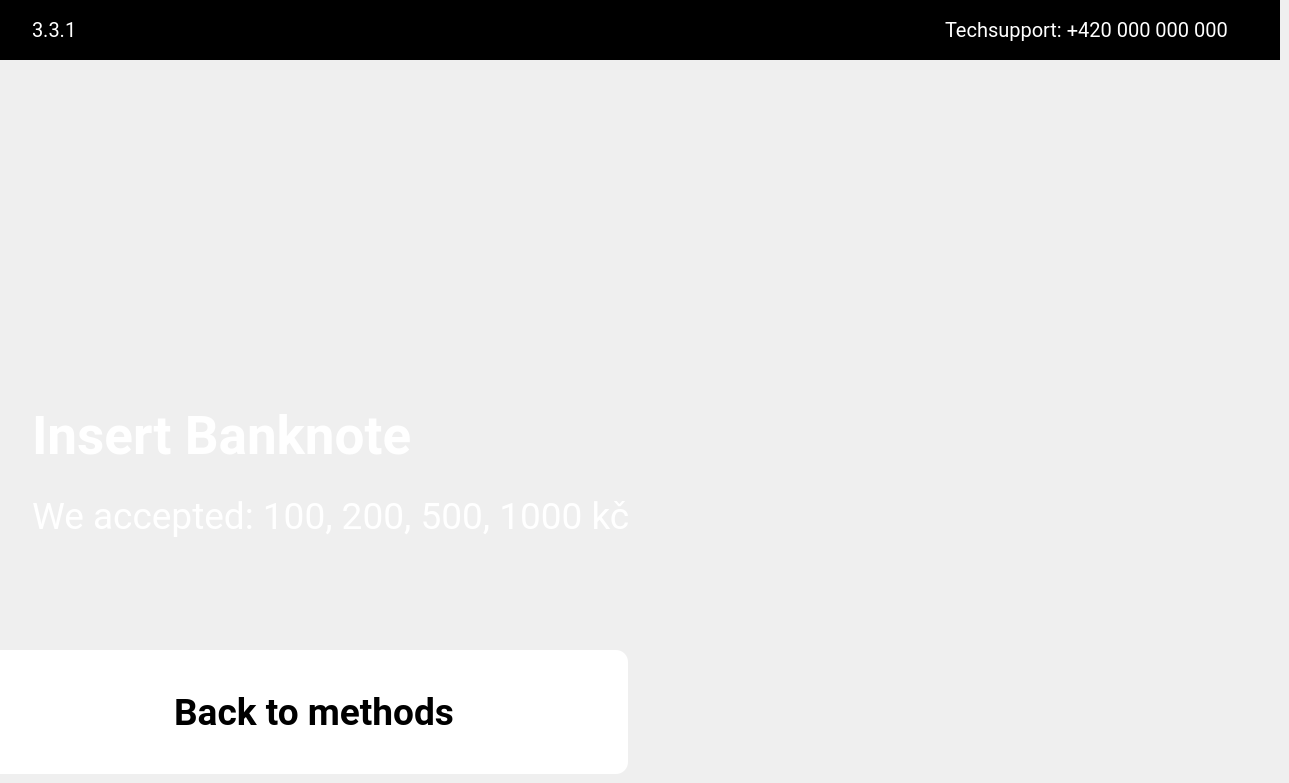
    <widget class="QWidget" name="i17Page">
     <widget class="QFrame" name="i17FrLogo">
      <property name="geometry">
       <rect>
        <x>0</x>
        <y>0</y>
        <width>1280</width>
        <height>60</height>
       </rect>
      </property>
      <property name="styleSheet">
       <string notr="true">background-color:rgb(0, 0, 0);
border:none;</string>
      </property>
      <property name="frameShape">
       <enum>QFrame::StyledPanel</enum>
      </property>
      <property name="frameShadow">
       <enum>QFrame::Raised</enum>
      </property>
      <widget class="QLabel" name="i17LblLogo">
       <property name="geometry">
        <rect>
         <x>578</x>
         <y>13</y>
         <width>124</width>
         <height>34</height>
        </rect>
       </property>
       <property name="text">
        <string>&lt;html&gt;&lt;head/&gt;&lt;body&gt;&lt;p&gt;&lt;img src=&quot;:/res/pic/Frame.png&quot;/&gt;&lt;/p&gt;&lt;/body&gt;&lt;/html&gt;</string>
       </property>
      </widget>
      <widget class="QLabel" name="i17LblNumbPage">
       <property name="geometry">
        <rect>
         <x>32</x>
         <y>18</y>
         <width>120</width>
         <height>24</height>
        </rect>
       </property>
       <property name="font">
        <font>
         <family>Roboto</family>
         <pointsize>15</pointsize>
        </font>
       </property>
       <property name="styleSheet">
        <string notr="true">color:rgb(255, 255, 255);
qproperty-alignment: AlignLeft;</string>
       </property>
       <property name="text">
        <string>3.3.1</string>
       </property>
      </widget>
      <widget class="QLabel" name="i17LblTech">
       <property name="geometry">
        <rect>
         <x>945</x>
         <y>18</y>
         <width>303</width>
         <height>24</height>
        </rect>
       </property>
       <property name="font">
        <font>
         <family>Roboto</family>
         <pointsize>15</pointsize>
        </font>
       </property>
       <property name="styleSheet">
        <string notr="true">color:rgb(255, 255, 255);
qproperty-alignment: AlignLeft;</string>
       </property>
       <property name="text">
        <string>Techsupport: +420 000 000 000</string>
       </property>
      </widget>
     </widget>
     <widget class="QLabel" name="i17LblPic">
      <property name="geometry">
       <rect>
        <x>540</x>
        <y>175</y>
        <width>200</width>
        <height>200</height>
       </rect>
      </property>
      <property name="text">
       <string>&lt;html&gt;&lt;head/&gt;&lt;body&gt;&lt;p&gt;&lt;img src=&quot;:/res/pic/notesIN.png&quot;/&gt;&lt;/p&gt;&lt;/body&gt;&lt;/html&gt;</string>
      </property>
     </widget>
     <widget class="QLabel" name="i17LblText">
      <property name="geometry">
       <rect>
        <x>32</x>
        <y>407</y>
        <width>1217</width>
        <height>56</height>
       </rect>
      </property>
      <property name="font">
       <font>
        <family>Roboto</family>
        <pointsize>40</pointsize>
        <weight>75</weight>
        <bold>true</bold>
       </font>
      </property>
      <property name="styleSheet">
       <string notr="true">color:rgb(255, 255, 255);
qproperty-alignment: AlignCenter;</string>
      </property>
      <property name="text">
       <string>Insert Banknote</string>
      </property>
     </widget>
     <widget class="QLabel" name="i17LblText2">
      <property name="geometry">
       <rect>
        <x>32</x>
        <y>495</y>
        <width>1217</width>
        <height>42</height>
       </rect>
      </property>
      <property name="font">
       <font>
        <family>Roboto</family>
        <pointsize>28</pointsize>
       </font>
      </property>
      <property name="styleSheet">
       <string notr="true">color:rgb(255, 255, 255);
qproperty-alignment: AlignCenter;</string>
      </property>
      <property name="text">
       <string>We accepted: 100, 200, 500, 1000 kč</string>
      </property>
     </widget>
     <widget class="QPushButton" name="i17BtnBack">
      <property name="geometry">
       <rect>
        <x>0</x>
        <y>650</y>
        <width>628</width>
        <height>124</height>
       </rect>
      </property>
      <property name="font">
       <font>
        <family>Roboto</family>
        <pointsize>28</pointsize>
        <weight>75</weight>
        <bold>true</bold>
       </font>
      </property>
      <property name="focusPolicy">
       <enum>Qt::NoFocus</enum>
      </property>
      <property name="styleSheet">
       <string notr="true">QPushButton#i17BtnBack{background-color: rgb(255, 255, 255);
color:rgb(0, 0, 0);
border-top-left-radius: 0px;
    border-top-right-radius: 12px;
    border-bottom-right-radius: 12px;
    border-bottom-left-radius: 0px;
image:url(':/res/pic/Vector.png');
image-position: left;
border-style: outset;}
QPushButton#i17BtnBack:pressed{background-color:rgb(222, 222, 222);
border-style: inset;}
</string>
      </property>
      <property name="text">
       <string>Back to methods</string>
      </property>
     </widget>
    </widget>
